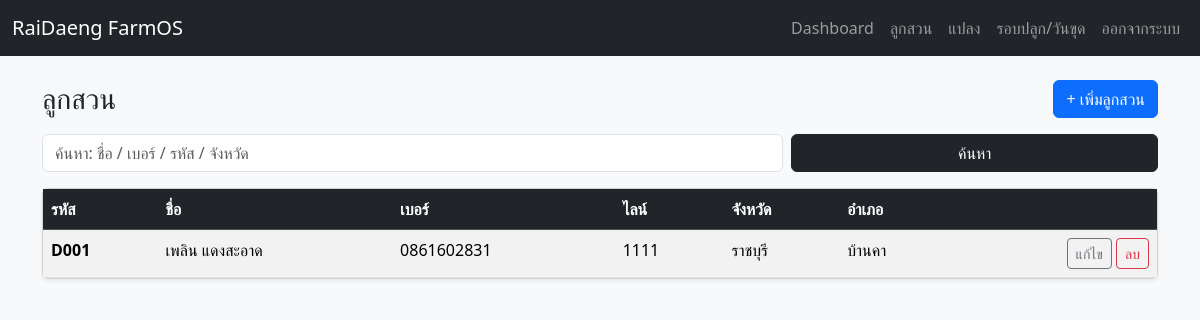
Page /farmers (signed in) on the committed database.
### app.py (models this page shows)
class Farmer(SQLModel, table=True):
    id: Optional[int] = Field(default=None, primary_key=True)
    code: str = Field(index=True, unique=True)  # e.g., RD001
    name: str = Field(index=True)
    phone: str = Field(index=True)
    line_id: Optional[str] = Field(default="")
    province: Optional[str] = Field(default="")
    district: Optional[str] = Field(default="")
    address: Optional[str] = Field(default="")
    notes: Optional[str] = Field(default="")

### app.py (the view)
@app.get("/farmers", response_class=HTMLResponse)
def farmers_page(
    request: Request,
    q: str = "",
    user: User = Depends(require_user),
    session: Session = Depends(get_session),
):
    stmt = select(Farmer)
    if q.strip():
        like = f"%{q.strip()}%"
        stmt = stmt.where(
            (Farmer.name.like(like))
            | (Farmer.phone.like(like))
            | (Farmer.code.like(like))
            | (Farmer.province.like(like))
        )
    rows = session.exec(stmt.order_by(Farmer.code)).all()
    return templates.TemplateResponse("farmers.html", {"request": request, "app": APP_NAME, "rows": rows, "q": q})

### templates/farmers.html
{% extends "base.html" %}
{% block content %}
<div class="d-flex justify-content-between align-items-center mb-3">
  <h3 class="mb-0">ลูกสวน</h3>
  <a class="btn btn-primary" href="/farmers/new">+ เพิ่มลูกสวน</a>
</div>
<form class="row g-2 mb-3" method="get">
  <div class="col-md-8">
    <input class="form-control" name="q" value="{{ q }}" placeholder="ค้นหา: ชื่อ / เบอร์ / รหัส / จังหวัด">
  </div>
  <div class="col-md-4">
    <button class="btn btn-dark w-100">ค้นหา</button>
  </div>
</form>
<div class="card shadow-sm">
  <div class="table-responsive">
    <table class="table table-striped mb-0">
      <thead class="table-dark">
        <tr>
          <th>รหัส</th><th>ชื่อ</th><th>เบอร์</th><th>ไลน์</th><th>จังหวัด</th><th>อำเภอ</th><th></th>
        </tr>
      </thead>
      <tbody>
      {% for r in rows %}
        <tr>
          <td class="fw-bold">{{ r.code }}</td>
          <td>{{ r.name }}</td>
          <td>{{ r.phone }}</td>
          <td>{{ r.line_id }}</td>
          <td>{{ r.province }}</td>
          <td>{{ r.district }}</td>
          <td class="text-end">
            <a class="btn btn-sm btn-outline-secondary" href="/farmers/{{ r.id }}/edit">แก้ไข</a>
            <form class="d-inline" method="post" action="/farmers/{{ r.id }}/delete" onsubmit="return confirm('ลบลูกสวนนี้?');">
              <button class="btn btn-sm btn-outline-danger">ลบ</button>
            </form>
          </td>
        </tr>
      {% endfor %}
      </tbody>
    </table>
  </div>
</div>
{% endblock %}

### rows in the picture
Farmer: code "D001", name "เพลิน แดงสะอาด", phone "0861602831", line_id "1111", province "ราชบุรี", district "บ้านคา"

### other values in the picture
{{ app }} "RaiDaeng FarmOS"
